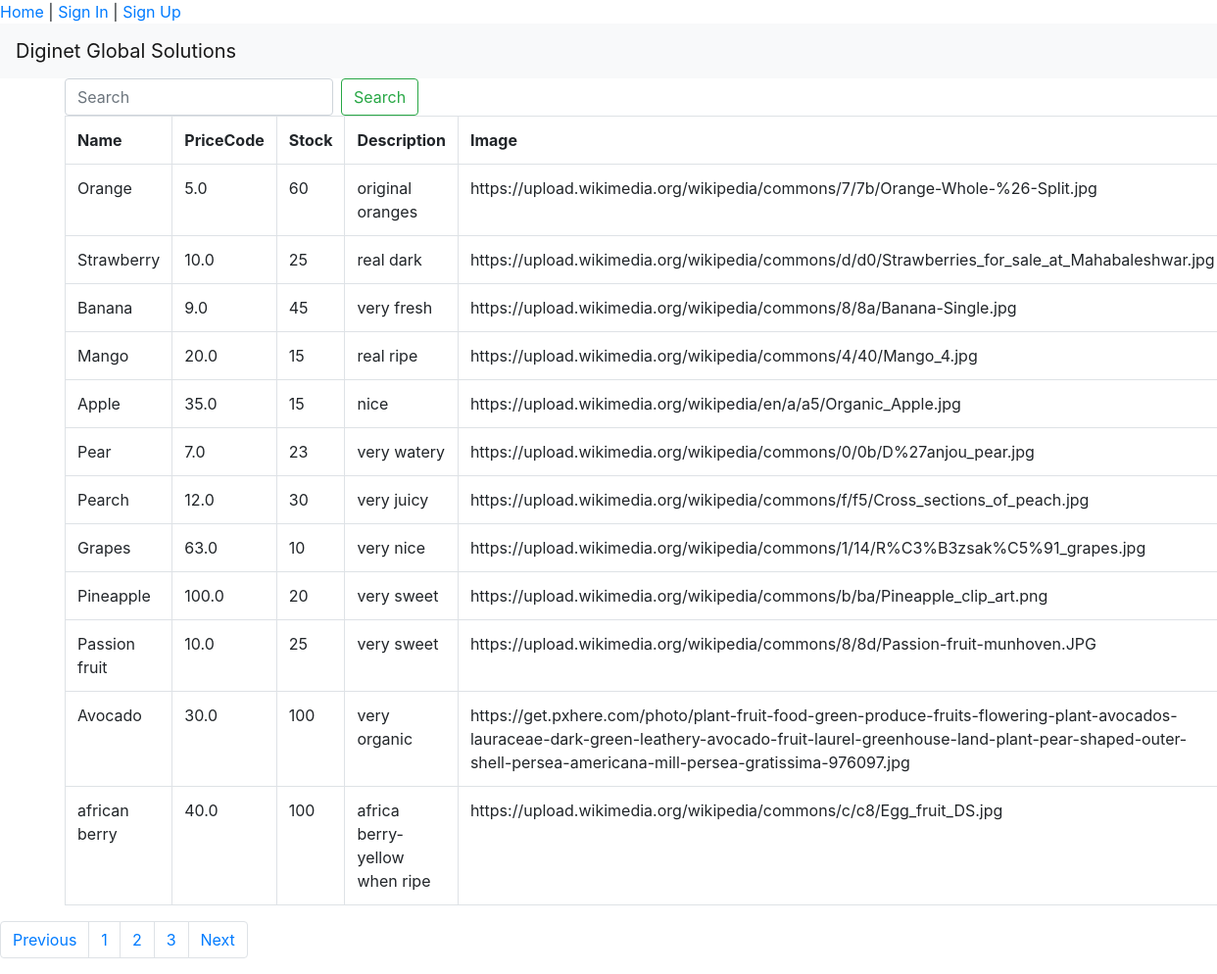
The app's page /search/ with its own data.
### products/models.py (models this page shows)
class Products(models.Model):#we creare a prouduct model class based on Model class in the models module
    name=models.CharField(max_length=50)
    price=models.FloatField()
    stock=models.IntegerField()
    description=models.CharField(max_length=150)
    image_url = models.CharField(max_length=2083)

### products/views.py (the view)
# urls.py: path('search/', views.SearchProduct),
def SearchProduct(request):
    queryset=Products.objects.all()
    context={
        "object_list":queryset
    }
    return render(request,'productsearch.html',context)

### templates/productsearch.html
{% extends 'base.html'%}
{% block content %}
<div>
<form class="form-inline my-2 my-lg-0">
    <input class="form-control mr-sm-2" type="search" placeholder="Search" aria-label="Search">
     <button class="btn btn-outline-success my-2 my-sm-0" type="submit">Search</button>
</form>
</div>
    <table class="table table-bordered table-condensed">
        <tr>
            <th>Name</th>
            <th>PriceCode</th>
            <th>Stock</th>
            <th>Description</th>
            <th>Image</th>
        </tr>
{% for prod  in object_list%}
 <tr>
            <td>{{prod.name}}</td>
            <td>{{prod.price}}</td>
            <td>{{prod.stock}}</td>
            <td>{{prod.description}}</td>
            <td>{{prod.image_url}}</td>
 </tr>
{% endfor %}
    </table>
{% endblock %}

### templates/base.html (shortened to what this page needs)
<!doctype html>
<html lang="en">
<head>
    <link rel="stylesheet" href="https://stackpath.bootstrapcdn.com/bootstrap/4.3.1/css/bootstrap.min.css"
>
</head>
<header>
    <a href="{% url 'index' %}">Home</a> | <a href="{% url 'login' %}">Sign In</a> | <a href="{% url 'signup' %}">Sign Up</a>
</header>
<body>
<nav class="navbar navbar-light bg-light">
  <a class="navbar-brand" href="#">Diginet Global Solutions</a>
</nav>
<div class="container">
    {% block content %}
    {% endblock %}
</div>
<nav aria-label="Page navigation example">
  <ul class="pagination">
    <li class="page-item"><a class="page-link" href="#">Previous</a></li>
    <li class="page-item"><a class="page-link" href="#">1</a></li>
    <li class="page-item"><a class="page-link" href="#">2</a></li>
    <li class="page-item"><a class="page-link" href="#">3</a></li>
    <li class="page-item"><a class="page-link" href="#">Next</a></li>
  </ul>
</nav>
</body>
</html>

### records on screen
Products: name "Orange", price "5.0", stock "60", description "original oranges", image_url "https://upload.wikimedia.org/wikipedia/commons/7/7b/Orange-Whole-%26-Split.jpg"
Products: name "Strawberry", price "10.0", stock "25", description "real dark", image_url "https://upload.wikimedia.org/wikipedia/commons/d/d0/Strawberries_for_sale_at_Mahabaleshwar.jpg"
Products: name "Banana", price "9.0", stock "45", description "very fresh", image_url "https://upload.wikimedia.org/wikipedia/commons/8/8a/Banana-Single.jpg"
Products: name "Mango", price "20.0", stock "15", description "real ripe", image_url "https://upload.wikimedia.org/wikipedia/commons/4/40/Mango_4.jpg"
Products: name "Apple", price "35.0", stock "15", description "nice", image_url "https://upload.wikimedia.org/wikipedia/en/a/a5/Organic_Apple.jpg"
Products: name "Pear", price "7.0", stock "23", description "very watery", image_url "https://upload.wikimedia.org/wikipedia/commons/0/0b/D%27anjou_pear.jpg"
Products: name "Pearch", price "12.0", stock "30", description "very juicy", image_url "https://upload.wikimedia.org/wikipedia/commons/f/f5/Cross_sections_of_peach.jpg"
Products: name "Grapes", price "63.0", stock "10", description "very nice", image_url "https://upload.wikimedia.org/wikipedia/commons/1/14/R%C3%B3zsak%C5%91_grapes.jpg"
Products: name "Pineapple", price "100.0", stock "20", description "very sweet", image_url "https://upload.wikimedia.org/wikipedia/commons/b/ba/Pineapple_clip_art.png"
Products: name "Passion fruit", price "10.0", stock "25", description "very sweet", image_url "https://upload.wikimedia.org/wikipedia/commons/8/8d/Passion-fruit-munhoven.JPG"
Products: name "Avocado", price "30.0", stock "100", description "very organic", image_url "https://get.pxhere.com/photo/plant-fruit-food-green-produce-fruits-flowering-plant-avocados-lauraceae-dark-green-leathery-avocado-fruit-laurel-greenhouse-land-plant-pear-shaped-outer-shell-persea-americana-mill-persea-gratissima-976097.jpg"
Products: name "african berry", price "40.0", stock "100", description "africa berry-yellow when ripe", image_url "https://upload.wikimedia.org/wikipedia/commons/c/c8/Egg_fruit_DS.jpg"
